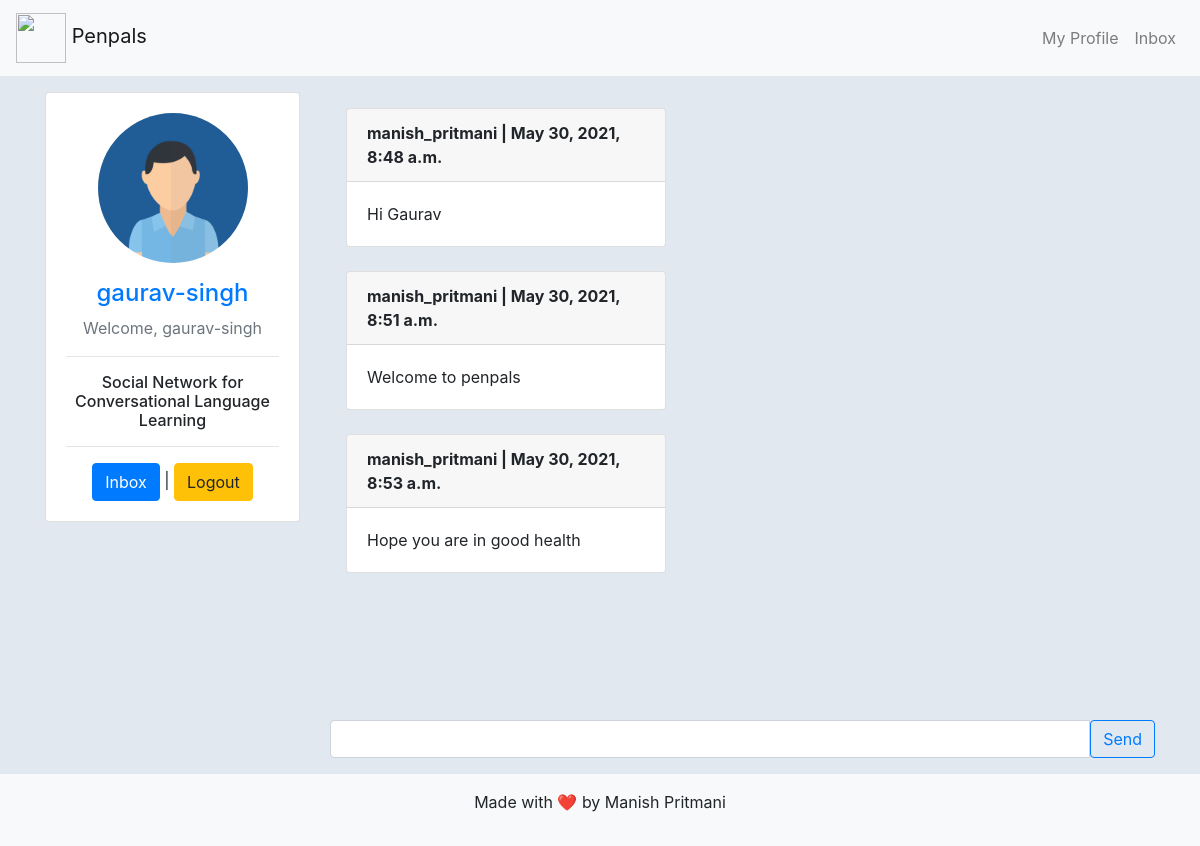
Page /message/chatbox/5 (signed in) on the committed database.
### penpalpages/models.py (models this page shows)
class Profile(models.Model):
    user = models.OneToOneField(User, blank=True, null=True, on_delete=models.CASCADE)
    first = models.CharField(max_length=200, blank=True, null=True)
    last = models.CharField(max_length=200, null=True, blank=True)
    photo = models.ImageField(default="user.png", upload_to="photos/%Y/%m", blank=True, null=True)
    friends = models.ManyToManyField("self", blank=True)
    speaks = models.CharField(max_length=200, blank=True, null=True)
    is_learning = models.CharField(max_length=200, blank=True, null=True)
    def __str__(self):
        return str(self.user)
    def get_absolute_url(self):
        return reverse("penpalpages:profile", kwargs={"profile_id": self.pk})
    class Meta:
        ordering = ["-id"]

### conversations/models.py (models this page shows)
class Message(models.Model):
    content = models.CharField(max_length=250)
    date = models.DateTimeField(auto_now_add=True)
    profile = models.ForeignKey(Profile,related_name='from_profile',on_delete=models.CASCADE)
    chat = models.ForeignKey(Chat,related_name='get_msg',on_delete=models.CASCADE)
    def __str__(self):
        return self.content
    class Meta:
        ordering = ['date']

### conversations/views.py (the view, shortened to what this page needs)
# urls.py: path('chatbox/<int:chat_id>',chatbox,name="chatbox"),
def chatbox(request, chat_id):
    profile = request.user.profile
    form = MessageForm()
    messages = Message.objects.filter(chat_id=chat_id)
    last_viewed = Chat_members.objects.filter(chat_id=chat_id).filter(profile=profile)
    last_viewed.update(last_viewed=timezone.now())
    context = {
        'profile': profile,
        'chat_id': chat_id,
        'form': form,
        'msg': messages
    }
    return render(request, 'conversations/chatbox.html', context)

### conversations/forms.py
class MessageForm(forms.ModelForm):
    content = forms.CharField(widget=forms.TextInput(attrs={'class': 'form-control'}))
    class Meta:
        model = Message
        fields = ['content']

### conversations/templates/conversations/chatbox.html (shortened to what this page needs)
{% extends 'penpalpages/base.html' %}
{% block content %}
<div class="row">
    {% include 'penpalpages/includes/sidebar.html' %}
    <div class="col-md-9 col-sm-12">
        <div id="messageFeed" class="p-3">
            {% for m in msg %}
            <div class="card {% if request.user.profile == m.profile  %} ml-auto text-light bg-success {% endif %}" style="width: 20rem;">
                <div class="card-header font-weight-bold">
                    {{m.profile}} | {{m.date}}
                </div>
                <div class="card-body">
                    {{m}}
                </div>
            </div>
            {% endfor %}
        </div>
        <form method="post" autocomplete="off">
            <div class="input-group mb-3">
                {% for field in form  %}
                {{field}}
                {% endfor %}
                <button type="submit" class="btn btn-outline-primary">Send</button>
            </div>
        </form>
    </div>
</div>
{% endblock content %}

### templates/penpalpages/includes/sidebar.html (shortened to what this page needs)
<div class="col-lg-3 col-md-3 col-sm-6 mx-auto">
    <div class="card">
        <div class="card-body">
            <div class="d-flex flex-column align-items-center text-center">
                {% if profile.photo %}
                <img src="{{profile.photo.url}}" alt="Profile Photo" class="rounded-circle" width="150">
                {% else %}
                <img src="https://i0.wp.com/www.reliableroofingphilly.com/wp-content/uploads/2015/04/male-placeholder-image.png?ssl=1"
                     alt="Profile Photo" class="rounded-circle" width="150">
                {% endif %}
                <div class="mt-3 text-white-60">
                    <a href="{{profile.get_absolute_url}}">
                        <h4>{{profile}}</h4>
                    </a>
                    <p class="text-secondary mb-0">Welcome, {{profile.user}}</p>
                    <hr>
                    <h6>Social Network for Conversational Language Learning</h6>
                    <hr>
                    {% if request.user == profile.user %}
                    <a href="{% url 'conversations:inbox' %} ">
                    <button class="btn btn-primary btn-rounded">Inbox</button>
                    </a>
                    <span>|</span>
                    <a href="{% url 'penpalpages:logout' %}">
                        <button class="btn btn-warning btn-rounded">Logout</button>
                    </a>
                    {% endif %}
                </div>
            </div>
        </div>
    </div>
</div>

### static/css/styles.css (style rules this page uses)
.card { margin-bottom: 1.5rem!important; }
#messageFeed { height: calc(100vh - 172px); overflow-y: scroll; }

### templates/penpalpages/base.html (style rules this page uses)
body { background-color: #e2e8f0; }

### rows in the picture
Profile: photo (placeholder picture), user.username "gaurav-singh", user "gaurav-singh"
Message: profile "manish_pritmani", date "May 30, 2021, 8:48 a.m.", content "Hi Gaurav"
Message: profile "manish_pritmani", date "May 30, 2021, 8:51 a.m.", content "Welcome to penpals"
Message: profile "manish_pritmani", date "May 30, 2021, 8:53 a.m.", content "Hope you are in good health"
